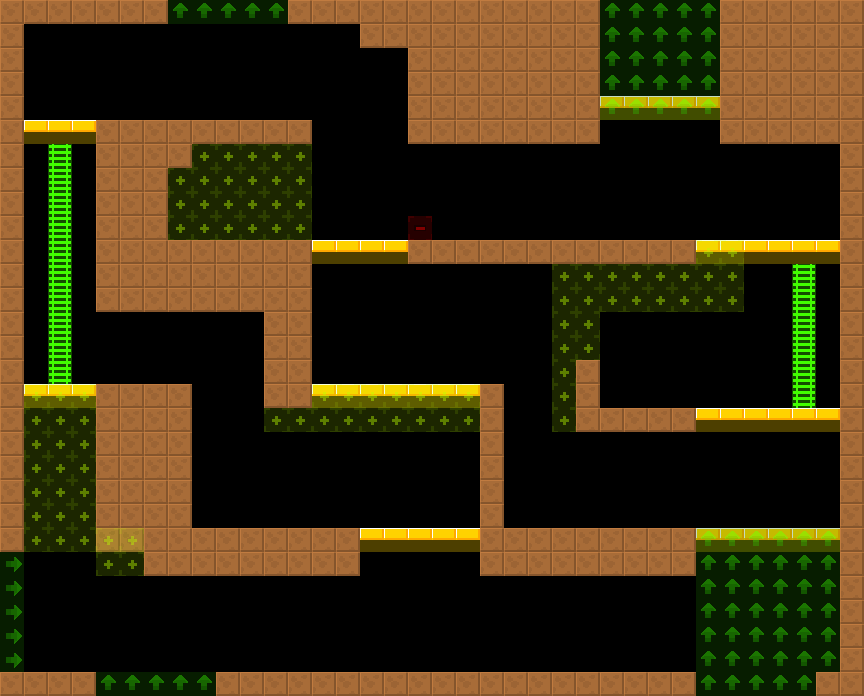

A level layout from a 2D game, rendered from its tile map. Below: a short description, then the map file with tile-grid data replaced by summaries:
An orthogonal 36x29 tile map with 24x24 px tiles, 2 tile layers (col, lnk), 2 tilesets and 4 objects (4x Door).

<map version="1.4" tiledversion="1.4.2" orientation="orthogonal" renderorder="right-down" width="36" height="29" tilewidth="24" tileheight="24" infinite="0" nextlayerid="4" nextobjectid="8">
 <tileset firstgid="6" source="../../lnk.tsx" />
 <tileset firstgid="1" source="../../col.tsx" />
 <layer id="1" name="col" width="36" height="29">
  <data>[1044 cells, 373 non-empty, 3 distinct tile ids]</data>
 </layer>
 <layer id="2" name="lnk" width="36" height="29" opacity="0.5">
  <data>[1044 cells, 171 non-empty, 4 distinct tile ids]</data>
 </layer>
 <objectgroup id="3" name="markers" opacity="0.5">
  <object id="1" name="Door" type="Door" x="288" y="216" width="24" height="24">
   <properties>
    <property name="yr" value="0" />
    <property name="xr" value="0" />
   </properties>
  </object>
  <object id="2" name="Door" type="Door" x="408" y="216" width="24" height="24">
   <properties>
    <property name="yr" value="0" />
    <property name="xr" value="0" />
   </properties>
  </object>
  <object id="3" name="Door" type="Door" x="336" y="648" width="24" height="24">
   <properties>
    <property name="yr" value="0" />
    <property name="xr" value="0" />
   </properties>
  </object>
  <object id="4" name="Door" type="Door" x="480" y="648" width="24" height="24">
   <properties>
    <property name="yr" value="0" />
    <property name="xr" value="0" />
   </properties>
  </object>
 </objectgroup>
</map>
